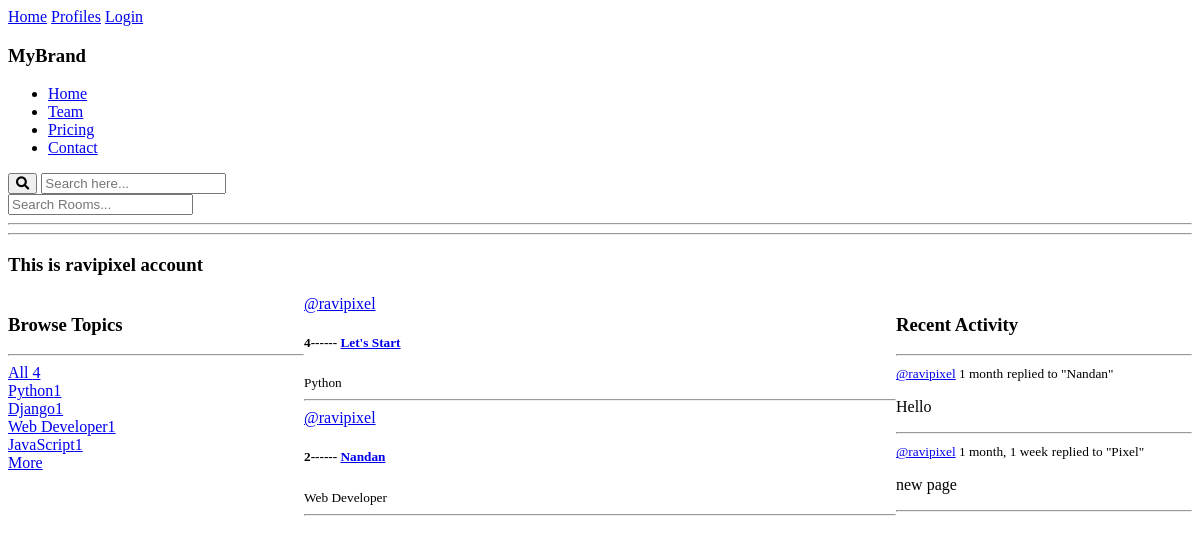
The app's page /profile/1 with its own data.
### base/models.py (models this page shows)
class Topic(models.Model):
    name = models.CharField(max_length=50)
    def __str__(self):
        return self.name

class Room(models.Model):
    host = models.ForeignKey(User, on_delete=models.SET_NULL, null=True)
    topic = models.ForeignKey(Topic, on_delete=models.SET_NULL, null=True)
    name = models.CharField(max_length=20, blank=True, null=True)
    description = models.TextField(blank=True, null=True)
    participants = models.ManyToManyField(User, related_name='participants', blank=True)
    updated = models.DateTimeField(auto_now=True)
    created = models.DateTimeField(auto_now_add=True)
    class Meta:
        ordering = ['-updated', '-created']
    def __str__(self):
        return self.name

class Message(models.Model):
    user = models.ForeignKey(User, on_delete=models.CASCADE)
    room = models.ForeignKey(Room, on_delete=models.CASCADE)
    body = models.TextField()
    updated = models.DateTimeField(auto_now=True)
    created = models.DateTimeField(auto_now_add=True)
    class Meta:
        ordering = ['-updated', '-created']
    def __str__(self):
        return self.body[0:50]

### base/views.py (the view)
# urls.py: path('profile/<str:pk>', views.userProfile, name='user-profile'),
def userProfile(request, pk):
    user = User.objects.get(id=pk)
    rooms = user.room_set.all()
    room_messages = user.message_set.all()
    topics = Topic.objects.all()
    context ={'user':user, 'rooms':rooms, 'room_messages':room_messages, 'topics':topics}
    return render(request, 'base/profile.html', context)

### base/templates/base/profile.html (shortened to what this page needs)
{% extends "main.html" %}
{% block content %}
    <h3>This is {{user.username}} account</h3>
    <div class='profile-container'>
        <div>
            {% include "base/topics_component.html" %}
        </div>
        <div>
            {% include "base/feed_component.html" %}
        </div>
        <div>
            {% include "base/activity_component.html" %}
        </div>
    </div>
{% endblock content %}

### base/templates/base/topics_component.html
<div>
    <div>
        <h3>Browse Topics</h3>
    </div>
    <hr>
    <div>
        <a href="{% url "home" %}">All <span>{{topics.count}}</span> </a>
        {% for topic in topics %}
        <div>
            <a href="{% url "home" %}?q={{topic.name}}">{{topic}}<span>{{topic.room_set.all.count}}</span></a>
        </div>
        {% endfor %}
    </div>
    <a href="{% url "topics" %}">More</a>
</div>

### base/templates/base/feed_component.html (shortened to what this page needs)
<div>
    {% for room in rooms %}
    <div>
        <a href="{% url "user-profile" room.host.id %}">@{{room.host}}</a>
        <h5>{{room.id}}------ <a href="{% url "room" room.id %}">{{room.name}}</a></h5>
        <small>{{room.topic.name}}</small>
        <hr>
    </div>
    {% endfor %}
</div>

### base/templates/base/activity_component.html (shortened to what this page needs)
<h3>Recent Activity</h3>
<hr>
{% for message in room_messages %}
    <div>
        <small><a href="{% url "user-profile" message.user.id %}">@{{message.user}}</a> {{message.created|timesince}}</small>
        <small>replied to "{{message.room}}"</small>
        <p>{{message}}</p>
        <hr>
    </div>
{% endfor %}

### static/css/main.css (style rules this page uses)
.profile-container { display: grid; grid-template-columns: 1fr 2fr 1fr; }

### records on screen
Topic: name "Python", room_set.all.count "1"
Topic: name "Django", room_set.all.count "1"
Topic: name "Web Developer", room_set.all.count "1"
Topic: name "JavaScript", room_set.all.count "1"
Room: host "ravipixel", id "4", name "Let's Start", topic.name "Python"
Room: host "ravipixel", id "2", name "Nandan", topic.name "Web Developer"
Message: user "ravipixel", created "1 month", room "Nandan", body "Hello"
Message: user "ravipixel", created "1 month, 1 week", room "Pixel", body "new page"

### other values on screen
{{ user.username }} "ravipixel"
{{ topics.count }} "4"
